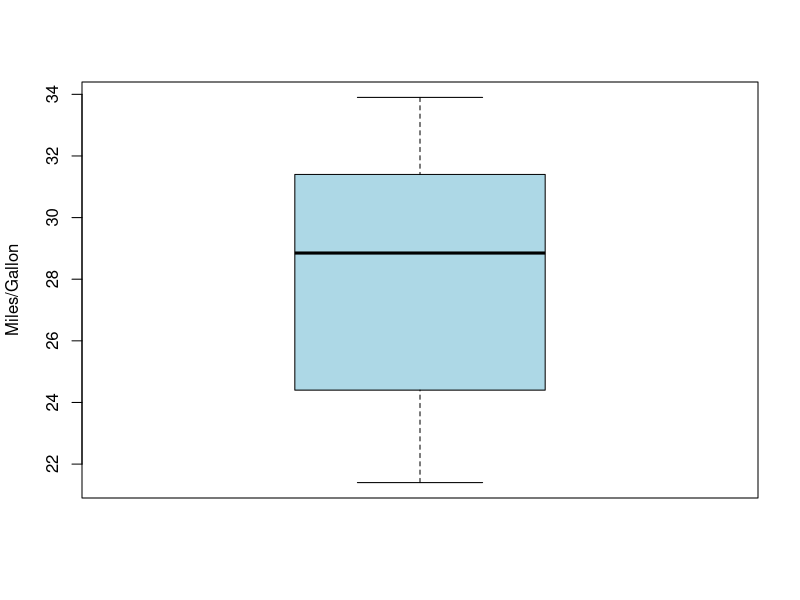
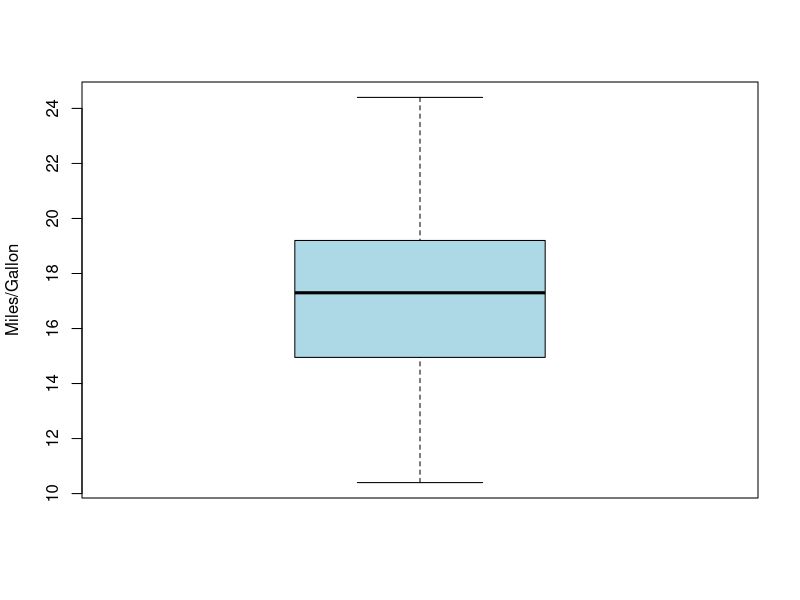

Recreate these plots in R, in order.
## ---- chunk 1
data(mtcars)
x <- mtcars[((mtcars$cyl == 4) & (mtcars$am == 1)),]
round(mean(x$mpg),2)
## ---- chunk 2
boxplot(x$mpg,col = "lightblue", ylab = "Miles/Gallon")
## ---- chunk 3
data(mtcars)
x <- mtcars[(mtcars$am == 0),]
round(mean(x$mpg),2)
## ---- chunk 4
boxplot(x$mpg,col = "lightblue", ylab = "Miles/Gallon")
